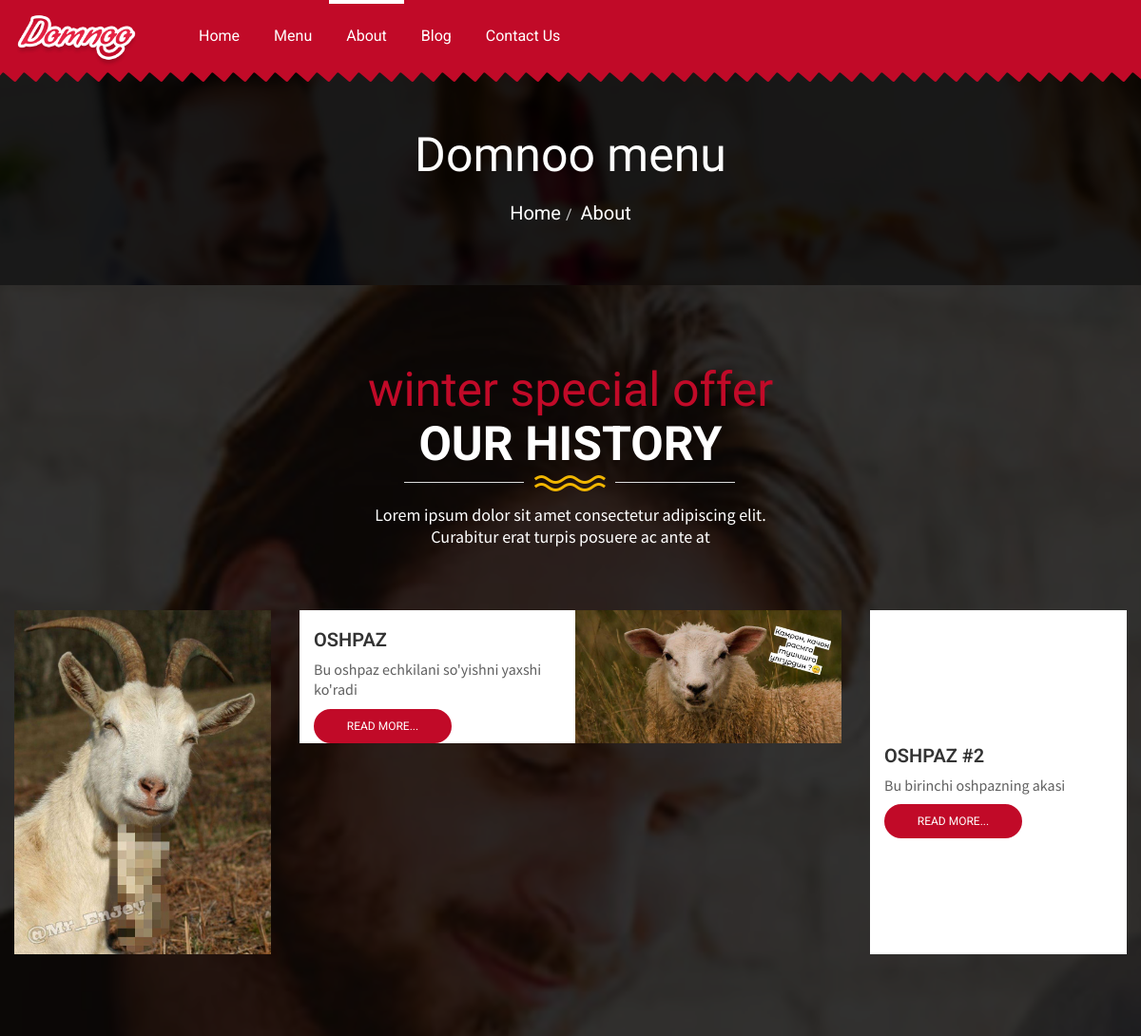
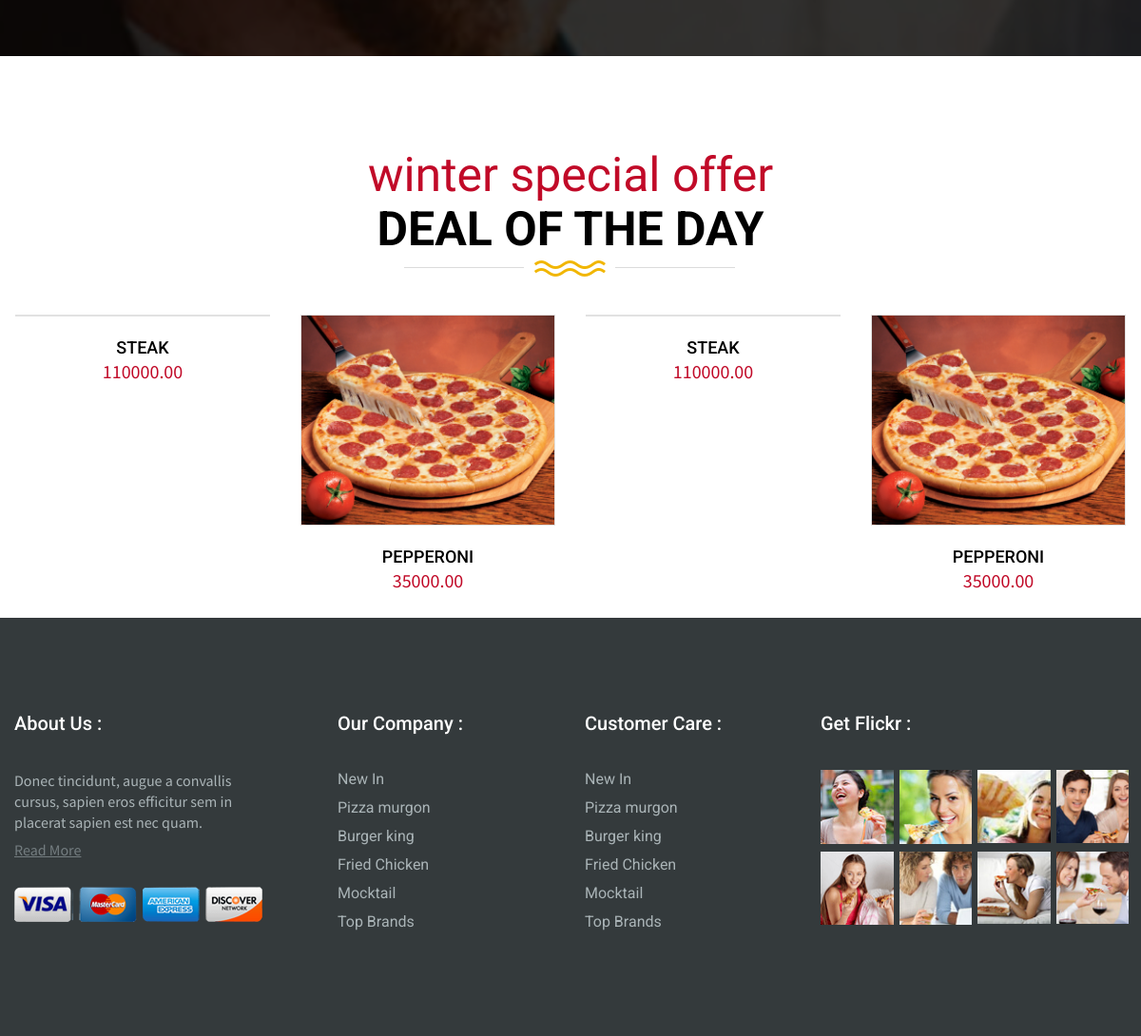
The page /about/ on the database its author committed (2 pictures, top to bottom).
### home/models.py (models this page shows, shortened)
class Chef(models.Model):
    title = models.CharField(max_length=20)
    image = models.ImageField(blank=True, upload_to='images/')
    description = models.TextField(blank=True)

### product/models.py (models this page shows, shortened)
class Product(models.Model):
    STATUS = (
        ('True', 'Mavjud'),
        ('False', 'Mavjud Emas'),
    )
    category = models.ForeignKey(Category, on_delete=models.CASCADE)
    title = models.CharField(max_length=255, blank=True)
    description = RichTextUploadingField(blank=True, null=True)
    image = models.ImageField(blank=True, upload_to='images/')
    price = models.DecimalField(max_digits=9, decimal_places=2, null=True, blank=True)
    status = models.CharField(max_length=15, choices=STATUS)
    slug = models.SlugField(null=False, unique=True)
    create_at = models.DateTimeField(auto_now_add=True)
    update_at = models.DateTimeField(auto_now=True)
    def image_tag(self):
        return mark_safe('<img src="{}" height="50"/>'.format(self.image.url))
    image_tag.short_description = 'Image'

### home/views.py (the view)
# urls.py: path('about/', views.about, name='about'),
def about(request):
    category = Category.objects.all()
    blog = Blog.objects.all()
    product_latest = Product.objects.all().order_by('?')
    about = About.objects.all()
    chef = Chef.objects.all()
    context = {
        'product_latest': product_latest,
        'about': about,
        'blog': blog,
        'chef': chef,
        'category': category
    }
    return render(request, 'about.html', context)

### home/templates/about.html (shortened to what this page needs)
{% load static %}
<!DOCTYPE html>
<html lang="en">
<head>
    <link rel="stylesheet" href="{% static 'css/bootstrap.min.css'%}">
    <link rel="stylesheet" href="{% static 'css/style.css'%}">
    <link rel="stylesheet" href="{% static 'css/colors.css'%}" id="ui-theme-color">
    <link rel="stylesheet" href="{% static 'css/responsive.css'%}">
</head>
<body>
	<div id="wrapper">
		<header class="new-block main-header">
			<div class="main-nav new-block">
				<div class="container-fluid">
					<div class="row">
						<div class="col-lg-12">
							<div class="logo">
								<a href="{% url 'home' %}"><img src="{% static 'images/logo.png'%}" alt="logo" class="img-responsive"></a>
							</div>
							<nav class="nav">
								<ul class="list-unstyled">
									<li class="drop"><a href="{% url 'home' %}">Home</a></li>
									<li class="drop"><a href="#">Menu</a>
									</li>
									<li class="active"><a href="{% url 'about' %}">About</a></li>
									<li><a href="{% url 'blog' %}">Blog</a></li>
									<li><a href="{% url 'contact' %}">Contact Us</a></li>
								</ul>
							</nav>
						</div>
					</div>
				</div>
			</div>
		</header>
		<section class="page-info new-block">
			<div class="fixed-bg" style="background: url('{% static 'images/info-bg.jpg'%}');"></div>
			<div class="overlay"></div>
			<div class="container">
				<h2>Domnoo menu</h2>
				<ol class="breadcrumb">
				  <li class="breadcrumb-item"><a href="{% url 'home'%}">Home</a></li>
				  <li class="breadcrumb-item active"><a href="{% url 'about'%}">About</a></li>
				</ol>
			</div>
		</section>
		<section class="our-history new-block">
			<div class="container-fluid pd0">
				<div class="row">
					<div class="col-lg-12">
						<div class="title">
							<p class="top-h">winter special offer</p>
							<h2>our history</h2>
							<div class="btm-style"><span><img src="{% static 'images/btm-style.png'%}" alt="" class="img-responsive"></span></div>
							<p class="bottom-p">Lorem ipsum dolor sit amet consectetur adipiscing elit.
							<br>Curabitur erat turpis posuere ac ante at</p>
						</div>
					</div>
					<div class="col-lg-12">
						<div class="history_slider owl-carousel owl-theme">
                            {% for rs in chef %}
							<div class="item">
								<div class="block-stl13">
									<div class="txt-container">
										<h3>{{ rs.title }}</h3>
										<p>{{ rs.description | safe | slice:":200" }}</p>
                                        <a href="{% url 'chef' rs.id %}" class="btn1 stl2">Read more...</a>
									</div>
									<div class="img-holder">
										<img src="{{ rs.image.url }}" alt="" class="img-responsive">
									</div>
								</div>
							</div>
                            {% endfor %}
                        </div>
					</div>
				</div>
			</div>
		</section>
		<section class="deal-of-day new-block">
			<div class="container">
				<div class="row">
					<div class="col-lg-12">
						<div class="title">
							<p class="top-h">winter special offer</p>
							<h2>deal of the day</h2>
							<div class="btm-style"><span><img src="{% static 'images/btm-style.png' %}" alt="" class="img-responsive"></span></div>
                        </div>
					</div>
					<div class="col-lg-12 text-center">
                    </div>
					<div class="col-lg-12">
						<div class="item-slider2 owl-carousel owl-theme">
                            {% for rs in product_latest %}
							<div class="item">
								<div class="block-stl2">
				    				<div class="img-holder">
				    					<img src="{{ rs.image.url }}" alt="" class="img-responsive">
				    				</div>
				    				<div class="text-block">
				    					<h3>{{ rs.title }}</h3>
                                        <p class="price"><span>{{ rs.price }}</span></p>
				    				</div>
                                </div>
							</div>
                            {% endfor %}
                        </div>
					</div>
				</div>
			</div>
		</section>
		<footer class="main-footer new-block">
			<div class="container">
				<div class="row">
					<div class="col-lg-3 col-md-3 col-sm-12 col-xs-12">
						<div class="footer-head">
							<h3>About Us :</h3>
						</div>
						<div class="footer-content">
							<p>Donec tincidunt, augue a convallis cursus, sapien eros efficitur sem in placerat sapien est nec quam.</p>
							<a href="#" class="link">Read More</a>
							<ul class="list-unstyled card-block">
								<li><a href="#"><img src="{% static 'images/crt1.png'%}" alt=""></a></li>
								<li><a href="#"><img src="{% static 'images/crt2.png'%}" alt=""></a></li>
								<li><a href="#"><img src="{% static 'images/crt3.png'%}" alt=""></a></li>
								<li><a href="#"><img src="{% static 'images/crt4.png'%}" alt=""></a></li>
							</ul>
						</div>
					</div>
					<div class="col-lg-3 col-md-3 col-sm-4 col-xs-12">
						<div class="our-company">
							<div class="footer-head">
								<h3>Our Company :</h3>
							</div>
							<div class="footer-content">
								<ul class="list-unstyled">
									<li><a href="#">New In</a></li>
									<li><a href="#">Pizza murgon</a></li>
									<li><a href="#">Burger king</a></li>
									<li><a href="#">Fried Chicken</a></li>
									<li><a href="#">Mocktail</a></li>
									<li><a href="#">Top Brands</a></li>
								</ul>
							</div>
						</div>
					</div>
					<div class="col-lg-2 col-md-2 col-sm-4 col-xs-12">
						<div class="footer-head">
							<h3>Customer Care :</h3>
						</div>
						<div class="footer-content">
							<ul class="list-unstyled">
								<li><a href="#">New In</a></li>
								<li><a href="#">Pizza murgon</a></li>
								<li><a href="#">Burger king</a></li>
								<li><a href="#">Fried Chicken</a></li>
								<li><a href="#">Mocktail</a></li>
								<li><a href="#">Top Brands</a></li>
							</ul>
						</div>
					</div>
					<div class="col-lg-4 col-md-4 col-sm-4 col-xs-12">
						<div class="flickr">
							<div class="footer-head">
								<h3>Get Flickr :</h3>
							</div>
							<div class="footer-content">
								<ul class="list-unstyled">
									<li><a href="#"><img src="{% static 'images/Layer-12.jpg'%}" alt="" class="img-responsive"></a></li>
									<li><a href="#"><img src="{% static 'images/Layer-13.jpg'%}" alt="" class="img-responsive"></a></li>
									<li><a href="#"><img src="{% static 'images/Layer-14.jpg'%}" alt="" class="img-responsive"></a></li>
									<li><a href="#"><img src="{% static 'images/Layer-15.jpg'%}" alt="" class="img-responsive"></a></li>
									<li><a href="#"><img src="{% static 'images/Layer-16.png'%}" alt="" class="img-responsive"></a></li>
									<li><a href="#"><img src="{% static 'images/Layer-17.jpg'%}" alt="" class="img-responsive"></a></li>
									<li><a href="#"><img src="{% static 'images/Layer-18.jpg'%}" alt="" class="img-responsive"></a></li>
									<li><a href="#"><img src="{% static 'images/Layer-19.jpg'%}" alt="" class="img-responsive"></a></li>
								</ul>
							</div>
						</div>
					</div>
				</div>
			</div>
		</footer>
	</div>
</body>
</html>

### home/static/css/colors.css (style rules this page uses)
.top-h, .slider1 .number-block .text-stl3, .special-offer-block .nav>li>span.active, .special-offer-block .nav>li>a:hover, .block-stl2 .text-block p span, .block-stl3 .top-h, .btn3:hover, .deal-of-day .block-stl2 .btn1.stl2:hover, .filter-tabnav ol.filter-nav li.active, .list-grid-btns .btn.active, .filter-tabnav input[type="radio"]:checked + .label-text:before, .filter-tabnav input[type="radio"]:checked + .label-text, .limited-deal .text-block-stl1 .title .top-h, .limited-deal .nav-pills>li>a span, .block-stl5 .text-block p.price span, .cart-tbl thead th, .block-stl12 ul li i, .block-stl13 .btn1:hover, .block-stl14:hover h5, .vid-block .ovl .video i:before, .bg-single .image-holder i:before, .image-hadding2 li:hover a, .comment-new i:before , .comment-new a, .about li a:hover, .leave-reply .form-group button.btn1:hover, .nws:hover>p, .image-hadding1:hover i:before, .special-offer-block .nav .filterer.active-btn span, .block-stl2 .btn1.stl2:hover, a.link:hover, .image-hadding p>a:hover, .block-stl11:hover i:before, .block-stl8:hover .txt-block i:before, .block-stl8:hover .txt-block h5, .loc-cop-sum .btn1.stl2:hover, .blog-info-nav li a i:before, .slider2 .text-block-stl1 .title .top-h, .home2 .location-block i:before, .btn1.stl2:hover, .combopack-offer .text-block-stl1 .title .top-h { color: #c10a28; }
.btn2, .main-nav, .btn1.stl2, .btn1.stl1:hover, .special-offer-block .nav>li>.tab-a:hover:before, .special-offer-block .owl-nav .owl-next:hover i:before, .special-offer-block .owl-nav .owl-prev:hover i:before, .special-offer-block .nav>li>span.active:before, .btn3, .deal-of-day .owl-nav .owl-next:hover, .deal-of-day .owl-nav .owl-prev:hover, .btn4:hover, .copy-right, .filter-tabnav .button-group li span:before, .btn1.stl3:hover, .block-stl10 .btn5:hover, .block-stl11 i:before, .block-stl14 .img-holder .overlay:before, .great-thankful .img-holder:hover:before, .tags li a:hover, .special-offer-block .nav .filterer.active-btn span:before, .special-offer-block .nav .filterer span:before, .deal-of-day .dsCountDown.ds-white, .dsCountDown .ds-element-days, .dsCountDown .ds-element-minutes, .dsCountDown .ds-element-hours, .dsCountDown .ds-element-seconds, .block-stl11:hover, .item-slider2 .owl-nav .owl-prev:hover, .item-slider2 .owl-nav .owl-next:hover, .review_slider .owl-nav .owl-next:hover, .review_slider .owl-nav .owl-prev:hover, .history_slider .owl-nav .owl-next, .history_slider .owl-nav .owl-prev, .history_slider .owl-nav .owl-next:hover,.history_slider .owl-nav .owl-prev:hover, .home2 .nav-right-block ul li .cart-block, .this-month-blog .owl-nav .owl-next:hover, .this-month-blog .owl-nav .owl-prev:hover, .block-stl4 i:before, .fl-btn:before, .pegination-block .pagination>li>a:hover, .home2.main-nav .nav ul li.active:before, .home2.main-nav .nav ul li:before, .bg-single .image-holder li:hover a, .blog-pagination .pagination li a:hover, .blog-info-nav li a:hover, .slick_next.slick-arrow:hover, .slick_prev.slick-arrow:hover, .fastive-season .owl-nav .owl-next:hover, .fastive-season .owl-nav .owl-prev:hover, .main-nav .nav ul li.drop>.drop-down>li>a:hover, .theme-menu button.btn, .theme-menu button.btn:active, .go-to-top { background: #c10a28; }
.btn1.stl2, .btn1.stl1:hover, .btn3, .deal-of-day .block-stl2 .btn1.stl2:hover, .btn4:hover, .block-stl2:hover, .limited-deal .nav-pills>li.active>a .img-holder, .btn1.stl3:hover, .block-stl13 .btn1:hover, .leave-reply .form-group button.btn1, .block-stl2 .btn1.stl2:hover, .item-slider2 .owl-nav .owl-prev:hover, .item-slider2 .owl-nav .owl-next:hover, .review_slider .owl-nav .owl-next:hover, .review_slider .owl-nav .owl-prev:hover, .block-stl8:hover, .loc-cop-sum .btn1.stl2:hover, .btn1.stl2:hover, .this-month-blog .owl-nav .owl-next:hover, .this-month-blog .owl-nav .owl-prev:hover, .pegination-block .pagination>li>a:hover, .blog-pagination .pagination li a:hover, .slick_next.slick-arrow:hover, .slick_prev.slick-arrow:hover, .fastive-season .owl-nav .owl-next:hover, .fastive-season .owl-nav .owl-prev:hover, .bg-single-neww .owl-nav .owl-prev:hover, .bg-single-neww .owl-nav .owl-next:hover { border-color: #c10a28; }
.main-nav:before { background: url(../images/brd.png); }

### rows shown on the page
Chef: title "OSHPAZ", description "Bu oshpaz echkilani so'yishni yaxshi ko'radi", image (picture)
Chef: title "OSHPAZ #2", description "Bu birinchi oshpazning akasi", image (picture)
Product: title "STEAK", price "110000.00"
Product: image (picture), title "PEPPERONI", price "35000.00"
